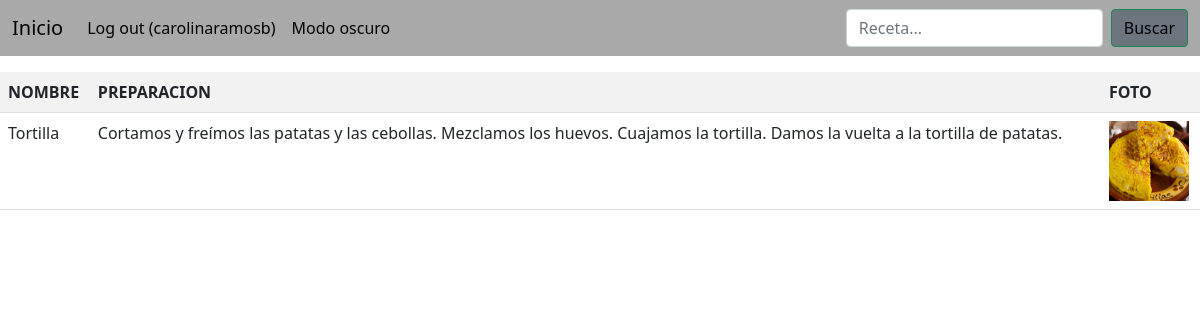
Page /receta/Tortilla/ (signed in) on the committed database.
### recetas/models.py (models this page shows, shortened)
class Receta(models.Model):
  nombre       = models.CharField(max_length=200)
  preparación  = models.TextField(max_length=5000)
  foto         = models.FileField(upload_to='media/fotos')

### recetas/views.py (the view)
# urls.py: path('receta/<str:nombre_receta>/', views.receta, name='receta'),
def receta(request, nombre_receta):
    receta_unica = Receta.objects.filter(nombre = nombre_receta)
    return render(request, 'receta.html', {'receta_unica':receta_unica})

### recetas/templates/receta.html
{% extends 'index.html' %}
{%block mostrar%}
    <table class="table table-striped">
        <tr>
          <td> <strong> NOMBRE </strong> </td>
          <td> <strong> PREPARACION </strong> </td>
          <td> <strong> FOTO </strong> </td>
        </tr>
        {% for Receta in receta_unica %}
        <tr>
            <td> {{ Receta.nombre }} </td>
            <td> {{ Receta.preparación }} </td>
            <td> <img width = "80" height = "80"src = "/{{ Receta.foto }}"/> </td>
        </tr>
        {% endfor %}
    </table>
{%endblock%}

### recetas/templates/index.html (shortened to what this page needs)
<!DOCTYPE html>
<html lang="en">
  <head>
    <link href="https://cdn.jsdelivr.net/npm/bootstrap@5.1.3/dist/css/bootstrap.min.css" rel="stylesheet">
  </head>
  <body>
    <nav class="navbar navbar-expand-sm mb-3" style = "background-color: darkgrey">
      <div class="container-fluid">
        <a class="navbar-brand" style = "color: black" href="{% url 'index' %}">Inicio</a>
        <div class="collapse navbar-collapse" id="navbarCollapse">
          <ul class="navbar-nav me-auto mb-2 mb-md-0">
            <li class="nav-item">
              <div class="autentificacion">
                {% if user.is_authenticated %}
                  <a class="nav-link"  style="color:black" href="{% url 'logout' %}?next={{ request.path }}">Log out ({{user.get_username}})</a>
                {% else %}
                  <a class="nav-link" style = "color: black" href="{% url 'login' %}?next={{ request.path }}">Log in</a>
                {% endif %}
              </div>
            </li>
            <form action = "index_oscuro" method = "get">
              <li class="nav-item">
                <a class="nav-link" style = "color: black" href="{% url 'index_oscuro' %}">Modo oscuro</a>
              </li>
            </form>
          </ul>
          <form action = "busqueda" method = "get" class="d-flex">
            <input class="form-control me-2" type="search" placeholder="Receta..." aria-label="busqueda" name="q">
            <button class="btn btn-outline-success btn-secondary" style="color:black" type="submit">Buscar</button>
          </form>
        </div>
      </div>
    </nav>
  {%block mostrar%}{%endblock%}
  </body>
</html>

### rows in the picture
Receta: nombre "Tortilla", preparación "Cortamos y freímos las patatas y las cebollas. Mezclamos los huevos. Cuajamos la tortilla. Damos la vuelta a la tortilla de patatas.", foto (picture)

### other values in the picture
{{ user.get_username }} "carolinaramosb"
